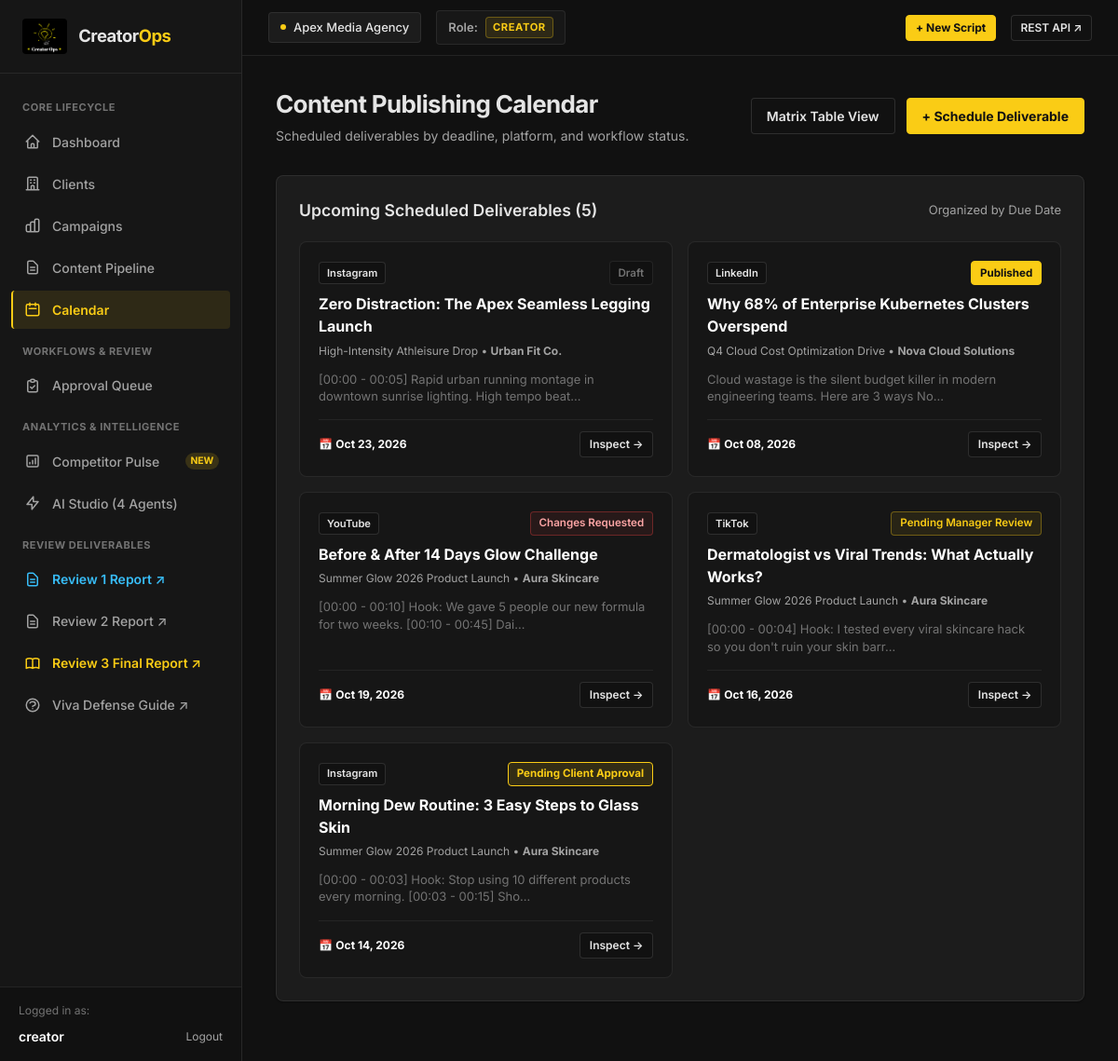
The app's page /content/calendar/ (signed in), older data.
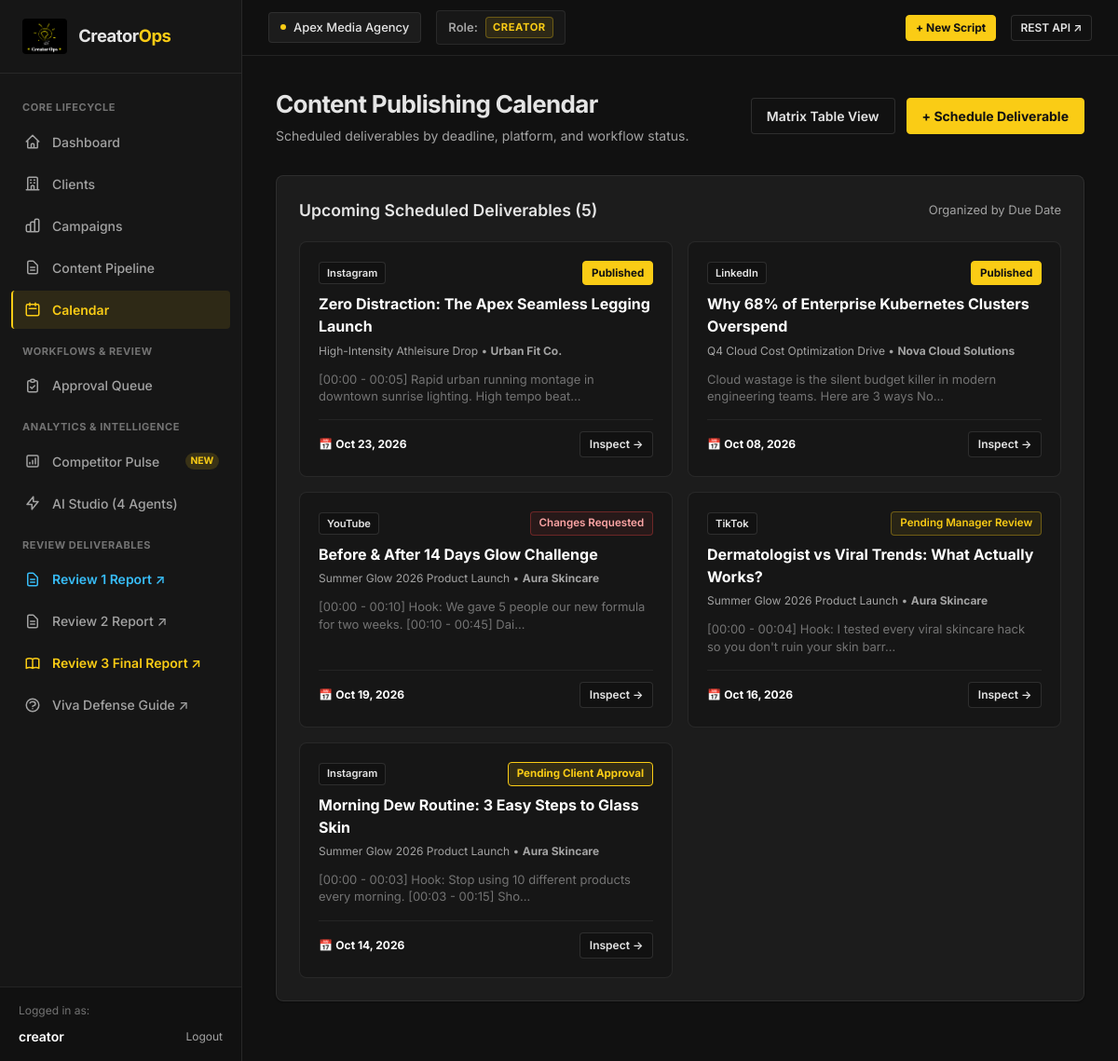
The same page, newer data.
### content/models.py (models this page shows, shortened)
class ContentItem(models.Model):
    class Platform(models.TextChoices):
        INSTAGRAM = "Instagram", "Instagram"
        YOUTUBE = "YouTube", "YouTube"
        LINKEDIN = "LinkedIn", "LinkedIn"
        TWITTER = "Twitter/X", "Twitter/X"
        TIKTOK = "TikTok", "TikTok"
    class Status(models.TextChoices):
        DRAFT = "draft", "Draft"
        PENDING_MANAGER = "pending_manager", "Pending Manager Review"
        PENDING_CLIENT = "pending_client", "Pending Client Approval"
        APPROVED = "approved", "Approved"
        CHANGES_REQUESTED = "changes_requested", "Changes Requested"
        SCHEDULED = "scheduled", "Scheduled"
        PUBLISHED = "published", "Published"
    campaign = models.ForeignKey(Campaign, on_delete=models.CASCADE, related_name="content_items")
    creator = models.ForeignKey(
        User, on_delete=models.SET_NULL, null=True, blank=True, related_name="created_content"
    )
    title = models.CharField(max_length=255)
    platform = models.CharField(max_length=50, choices=Platform.choices, default=Platform.INSTAGRAM)
    script_body = models.TextField(blank=True, default="", help_text="Draft script / talking points / video storyboard.")
    caption = models.TextField(blank=True, default="", help_text="Final caption, copy, hashtags.")
    due_date = models.DateField(null=True, blank=True)
    status = models.CharField(max_length=30, choices=Status.choices, default=Status.DRAFT)
    published_url = models.URLField(max_length=500, blank=True, default="")
    published_post_id = models.CharField(max_length=120, blank=True, default="")
    published_platform = models.CharField(max_length=50, blank=True, default="")
    published_at = models.DateTimeField(null=True, blank=True)
    created_at = models.DateTimeField(auto_now_add=True)
    updated_at = models.DateTimeField(auto_now=True)
    class Meta:
        ordering = ["-updated_at"]

### campaigns/models.py (models this page shows, shortened)
class Campaign(models.Model):
    class Status(models.TextChoices):
        PLANNING = "PLANNING", "Planning"
        ACTIVE = "ACTIVE", "Active"
        PAUSED = "PAUSED", "Paused"
        COMPLETED = "COMPLETED", "Completed"
    client = models.ForeignKey(Client, on_delete=models.CASCADE, related_name="campaigns")
    title = models.CharField(max_length=255)
    objective = models.TextField(help_text="Campaign goal, key message, or target outcome.")
    target_audience = models.CharField(max_length=255, blank=True, default="")
    status = models.CharField(max_length=20, choices=Status.choices, default=Status.PLANNING)
    start_date = models.DateField(null=True, blank=True)
    end_date = models.DateField(null=True, blank=True)
    budget = models.DecimalField(max_digits=12, decimal_places=2, default=0.00)
    created_at = models.DateTimeField(auto_now_add=True)
    updated_at = models.DateTimeField(auto_now=True)
    class Meta:
        ordering = ["-created_at"]

### clients/models.py (models this page shows, shortened)
class Client(models.Model):
    workspace = models.ForeignKey(Workspace, on_delete=models.CASCADE, related_name="clients")
    name = models.CharField(max_length=255)
    contact_email = models.EmailField(blank=True, default="")
    industry = models.CharField(max_length=100, blank=True, default="")
    company_notes = models.TextField(blank=True, default="")
    brand_guidelines = models.TextField(
        blank=True,
        default="",
        help_text="Brand voice, required hashtags, compliance rules used by the AI Script Review Agent."
    )
    created_at = models.DateTimeField(auto_now_add=True)
    updated_at = models.DateTimeField(auto_now=True)
    class Meta:
        ordering = ["name"]
        unique_together = ("workspace", "name")

### content/views.py (the view, shortened to what this page needs)
# urls.py: path("calendar/", views.calendar_view, name="calendar"),
@workspace_required
def calendar_view(request):
    items = ContentItem.objects.filter(
        campaign__client__workspace=request.workspace,
        due_date__isnull=False
    ).select_related("campaign", "campaign__client")
    user_role = request.membership.role if request.membership else None
    return render(request, "calendar/index.html", {
        "items": items,
    })

### workspaces/context_processors.py (called while the page is built, shortened)
def workspace_context(request):
    memberships = Membership.objects.filter(user=request.user).select_related("workspace")
    active_ws_id = request.session.get("active_workspace_id")
    active_membership = None
    if active_ws_id:
        active_membership = memberships.filter(workspace_id=active_ws_id).first()
    if not active_membership and memberships.exists():
        active_membership = memberships.first()
        request.session["active_workspace_id"] = active_membership.workspace.id
    if active_membership:
        return {
            "active_workspace": active_membership.workspace,
            "user_role": active_membership.role,
            "user_role_label": active_membership.get_role_display(),
            "user_memberships": memberships,
        }

### workspaces/permissions.py (called while the page is built)
def get_membership(user, workspace):
    if not user.is_authenticated or not workspace:
        return None
    return Membership.objects.filter(user=user, workspace=workspace).first()

### templates/calendar/index.html (shortened to what this page needs)
{% extends "base.html" %}
{% block content %}
<div class="page-header">
    <div>
        <h1 class="page-title">Content Publishing Calendar</h1>
        <p class="page-subtitle">Scheduled deliverables by deadline, platform, and workflow status.</p>
    </div>
    <div style="display: flex; gap: 0.75rem;">
        <a href="{% url 'content:list' %}" class="btn btn-secondary">
            <span>Matrix Table View</span>
        </a>
        <a href="{% url 'content:create' %}" class="btn btn-primary">
            <span>+ Schedule Deliverable</span>
        </a>
    </div>
</div>
<div class="card" style="margin-bottom: 2rem;">
    <div class="card-header">
        <h2 class="card-title">Upcoming Scheduled Deliverables ({{ items.count }})</h2>
        <span style="font-size: 0.8125rem; color: var(--text-muted);">Organized by Due Date</span>
    </div>
    {% if items %}
    <div style="display: grid; grid-template-columns: repeat(auto-fill, minmax(320px, 1fr)); gap: 1rem;">
        {% for item in items %}
        <div style="background: var(--bg-secondary); border: 1px solid var(--border-color); border-radius: var(--radius-md); padding: 1.25rem; display: flex; flex-direction: column; justify-content: space-between;">
            <div>
                <div style="display: flex; justify-content: space-between; align-items: center; margin-bottom: 0.5rem;">
                    <span class="platform-pill platform-{{ item.platform|slugify }}">{{ item.platform }}</span>
                    <span class="badge badge-{{ item.status }}">{{ item.get_status_display }}</span>
                </div>
                <a href="{% url 'content:detail' item.id %}" style="font-weight: 700; color: #fff; text-decoration: none; font-size: 1rem; display: block; margin-bottom: 0.35rem;">
                    {{ item.title }}
                </a>
                <div style="font-size: 0.75rem; color: var(--text-muted); margin-bottom: 0.75rem;">
                    {{ item.campaign.title }} &bull; <strong>{{ item.campaign.client.name }}</strong>
                </div>
                <p style="font-size: 0.8125rem; color: var(--text-dim); line-height: 1.4;">
                    {{ item.script_body|truncatechars:90|default:"No storyboard added" }}
                </p>
            </div>
            <div style="margin-top: 1rem; padding-top: 0.75rem; border-top: 1px solid rgba(255,255,255,0.06); display: flex; justify-content: space-between; align-items: center;">
                <div style="font-size: 0.75rem; color: var(--text-muted);">
                    📅 <strong style="color: #fff;">{{ item.due_date|date:"M d, Y" }}</strong>
                </div>
                <a href="{% url 'content:detail' item.id %}" class="btn btn-secondary btn-sm">Inspect &rarr;</a>
            </div>
        </div>
        {% endfor %}
    </div>
    {% endif %}
</div>
{% endblock %}

Row changes from the older to the newer data that the page shows:
changed ContentItem "Zero Distraction: The Apex Seamless Legging Launch": status "Draft" → "Published"
